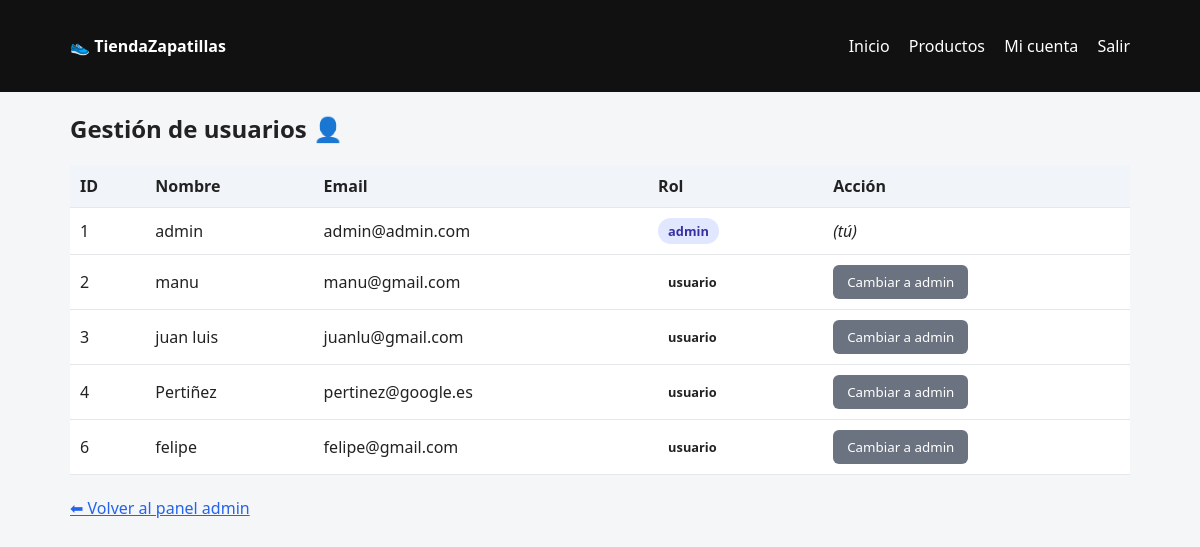
The app's page /pages/admin/usuarios.php (signed in) with its own data.
### tables this page shows
CREATE TABLE `usuarios` (
  `id` int(11) NOT NULL,
  `nombre` varchar(100) DEFAULT NULL,
  `email` varchar(100) DEFAULT NULL,
  `password` varchar(255) DEFAULT NULL,
  `fechaRegistro` datetime DEFAULT NULL,
  `rol` varchar(20) DEFAULT 'usuario'
);

### pages/admin/usuarios.php (the view, shortened to what this page needs)
<?php
require_once "../../includes/conexion.php";
$res = $conexion->query("
    SELECT id, nombre, email, rol
    FROM usuarios
    ORDER BY id
");
?>
<!DOCTYPE html>
<html lang="es">
<head>
    <link rel="stylesheet" href="../../assets/css/style.css">
</head>
<body>
<?php require_once "../../includes/header.php"; ?>
<div class="container">
    <h2>Gestión de usuarios 👤</h2>
    <table>
        <tr>
            <th>ID</th>
            <th>Nombre</th>
            <th>Email</th>
            <th>Rol</th>
            <th>Acción</th>
        </tr>
        <?php while ($u = $res->fetch_assoc()): ?>
        <tr>
            <td><?= (int)$u['id'] ?></td>
            <td><?= htmlspecialchars($u['nombre']) ?></td>
            <td><?= htmlspecialchars($u['email']) ?></td>
            <td>
                <span class="badge badge-<?= $u['rol'] ?>">
                    <?= $u['rol'] ?>
                </span>
            </td>
            <td>
                <?php if ($u['id'] != $_SESSION['usuario_id']): ?>
                    <form action="usuario_rol.php" method="POST" style="display:inline">
                        <button class="btn btn-secondary" type="submit">
                            Cambiar a <?= $u['rol'] === 'admin' ? 'usuario' : 'admin' ?>
                        </button>
                    </form>
                <?php else: ?>
                    <em>(tú)</em>
                <?php endif; ?>
            </td>
        </tr>
        <?php endwhile; ?>
    </table>
    <br>
    <a href="index.php">⬅ Volver al panel admin</a>
</div>
</body>
</html>

### assets/css/style.css (style rules this page uses)
* { box-sizing: border-box; font-family: system-ui, -apple-system, BlinkMacSystemFont; }
body { margin: 0; background: #f4f6f8; color: #222; }
.container { max-width: 1100px; margin: auto; padding: 20px; }
.btn { padding: 8px 14px; border-radius: 6px; border: none; background: #2563eb; color: white; cursor: pointer; }
.btn-secondary { background: #6b7280; }
table { width: 100%; border-collapse: collapse; background: white; }
th, td { padding: 10px; border-bottom: 1px solid #e5e7eb; }
th { background: #f1f5f9; text-align: left; }
h1, h2, h3 { margin-top: 0; }
h2 { margin-bottom: 20px; }
a { color: #2563eb; }
.badge { display: inline-block; padding: 4px 10px; border-radius: 999px; font-size: 0.8rem; font-weight: 600; }
.badge-admin { background: #e0e7ff; color: #3730a3; }

### records on screen
usuarios: id "1", nombre "admin", email "admin@admin.com", rol "admin", shows "(tú)"
usuarios: id "2", nombre "manu", email "manu@gmail.com", rol "usuario", shows "admin"
usuarios: id "3", nombre "juan luis", email "juanlu@gmail.com", rol "usuario", shows "admin"
usuarios: id "4", nombre "Pertiñez", email "pertinez@google.es", rol "usuario", shows "admin"
usuarios: id "6", nombre "felipe", email "felipe@gmail.com", rol "usuario", shows "admin"
